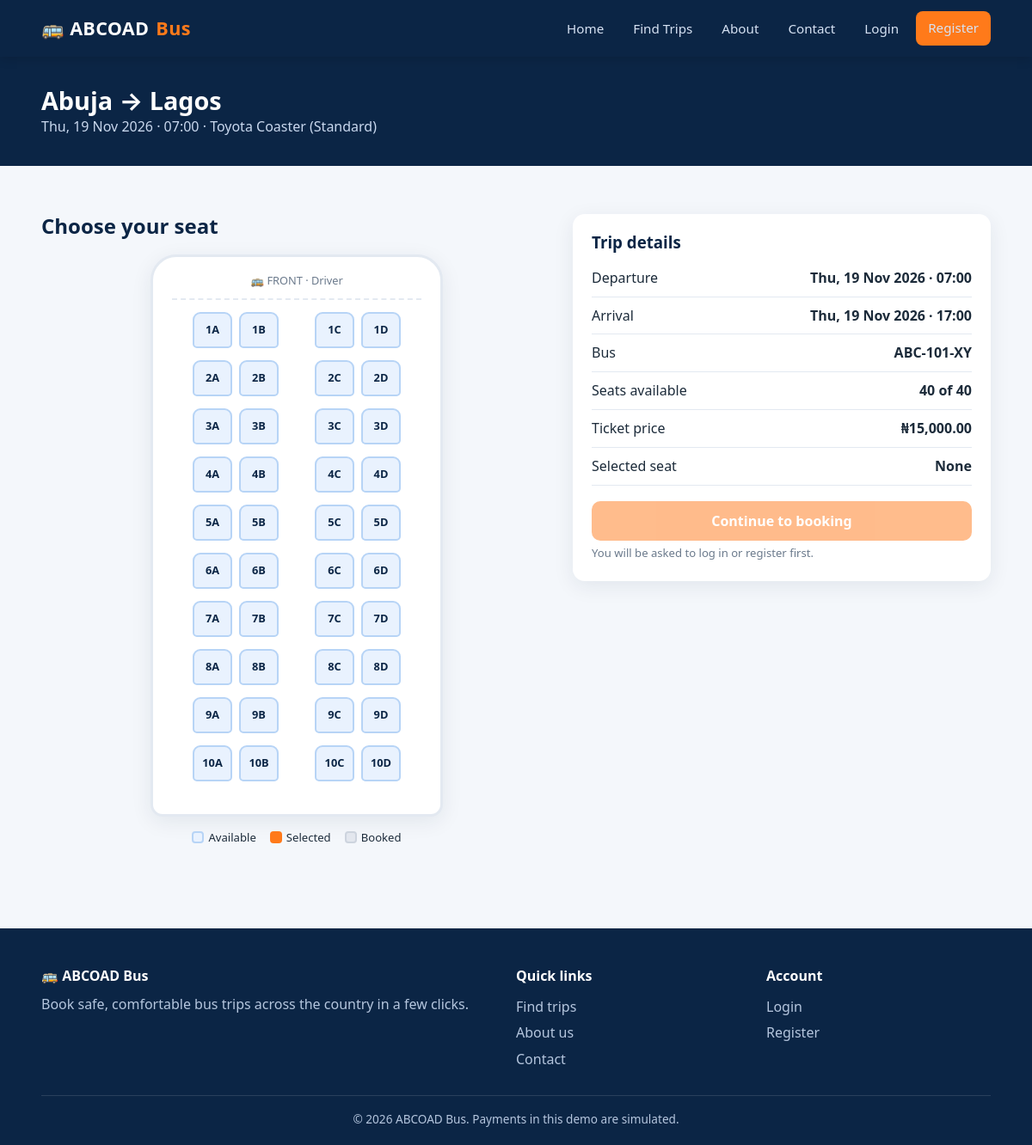
The app's page /trip.php?id=1 with its own data.
### tables this page shows
CREATE TABLE trips (
  id             INT UNSIGNED NOT NULL AUTO_INCREMENT,
  route_id       INT UNSIGNED NOT NULL,
  bus_id         INT UNSIGNED NOT NULL,
  departure_time DATETIME NOT NULL,
  arrival_time   DATETIME NOT NULL,
  price          DECIMAL(10,2) NOT NULL,
  status         ENUM('scheduled','departed','completed','cancelled') NOT NULL DEFAULT 'scheduled',
  created_at     TIMESTAMP NOT NULL DEFAULT CURRENT_TIMESTAMP,
  PRIMARY KEY (id),
  UNIQUE KEY uq_bus_departure (bus_id, departure_time),
  KEY idx_trips_search (route_id, departure_time),
  CONSTRAINT fk_trips_route FOREIGN KEY (route_id) REFERENCES routes (id) ON DELETE RESTRICT,
  CONSTRAINT fk_trips_bus FOREIGN KEY (bus_id) REFERENCES buses (id) ON DELETE RESTRICT,
  CONSTRAINT chk_trip_price CHECK (price >= 0),
  CONSTRAINT chk_trip_times CHECK (arrival_time > departure_time)
);

CREATE TABLE locations (
  id        INT UNSIGNED NOT NULL AUTO_INCREMENT,
  name      VARCHAR(100) NOT NULL,
  state     VARCHAR(100) NULL,
  is_active TINYINT(1) NOT NULL DEFAULT 1,
  PRIMARY KEY (id),
  UNIQUE KEY uq_locations_name (name)
);

CREATE TABLE buses (
  id         INT UNSIGNED NOT NULL AUTO_INCREMENT,
  bus_number VARCHAR(20)  NOT NULL,
  model      VARCHAR(100) NULL,
  bus_type   ENUM('standard','luxury','executive') NOT NULL DEFAULT 'standard',
  capacity   SMALLINT UNSIGNED NOT NULL,
  status     ENUM('active','maintenance','retired') NOT NULL DEFAULT 'active',
  created_at TIMESTAMP NOT NULL DEFAULT CURRENT_TIMESTAMP,
  PRIMARY KEY (id),
  UNIQUE KEY uq_buses_number (bus_number),
  CONSTRAINT chk_bus_capacity CHECK (capacity > 0)
);

CREATE TABLE seats (
  id          INT UNSIGNED NOT NULL AUTO_INCREMENT,
  bus_id      INT UNSIGNED NOT NULL,
  seat_number VARCHAR(10)  NOT NULL,
  PRIMARY KEY (id),
  UNIQUE KEY uq_seat_per_bus (bus_id, seat_number),
  CONSTRAINT fk_seats_bus FOREIGN KEY (bus_id) REFERENCES buses (id) ON DELETE CASCADE
);

### includes/functions.php (called while the page is built, shortened)
<?php
function e($value): string
{
    return htmlspecialchars((string)$value, ENT_QUOTES | ENT_SUBSTITUTE, 'UTF-8');
}
function url(string $path = ''): string
{
    return BASE_URL . '/' . ltrim($path, '/');
}
function money($amount): string
{
    return APP_CURRENCY . number_format((float)$amount, 2);
}
function formatDateTime(?string $dt, string $format = 'D, d M Y · H:i'): string
{
    return $dt ? date($format, strtotime($dt)) : '-';
}
function isLoggedIn(): bool
{
    return !empty($_SESSION['user_id']);
}

### includes/seat_map.php (the view, shortened to what this page needs)
<?php
$rows = [];
foreach ($seats as $s) {
    $rowNo = (int)$s['seat_number'];
    $rows[$rowNo][strtoupper(substr($s['seat_number'], -1))] = $s;
}
ksort($rows);
?>
<div class="bus-shell">
  <div class="bus-front">🚌 FRONT · Driver</div>
  <?php foreach ($rows as $rowNo => $cols): ?>
    <div class="seat-row">
      <?php foreach (['A', 'B', 'AISLE', 'C', 'D'] as $c):
        if ($c === 'AISLE') { echo '<div class="seat-aisle"></div>'; continue; }
        $s = $cols[$c]; $taken = (int)$s['taken'] > 0; ?>
        <label class="seat <?= $taken ? 'taken' : '' ?>" title="Seat <?= e($s['seat_number']) ?><?= $taken ? ' (booked)' : '' ?>">
          <span><?= e($s['seat_number']) ?></span>
        </label>
      <?php endforeach; ?>
    </div>
  <?php endforeach; ?>
</div>
<div class="legend">
  <div><i style="background:#e9f2fe;border:2px solid #b7d4f6"></i>Available</div>
  <div><i style="background:var(--orange)"></i>Selected</div>
  <div><i style="background:#e3e7ee;border:2px solid #cdd4de"></i>Booked</div>
</div>

### trip.php (shortened to what this page needs)
<?php
$pdo = getConnection();
$id = (int)($_GET['id'] ?? 0);
$st = $pdo->prepare(
    "SELECT t.*, lo.name AS origin, ld.name AS destination, b.bus_number, b.model, b.bus_type, b.capacity, r.distance_km
     FROM trips t
     JOIN routes r ON r.id = t.route_id
     JOIN locations lo ON lo.id = r.origin_id
     JOIN locations ld ON ld.id = r.destination_id
     JOIN buses b ON b.id = t.bus_id
     WHERE t.id = :id"
);
$st->execute([':id' => $id]);
$trip = $st->fetch();
$st = $pdo->prepare(
    "SELECT s.id, s.seat_number,
            (SELECT COUNT(*) FROM bookings k WHERE k.trip_id = :t AND k.seat_id = s.id AND k.status <> 'cancelled') AS taken
     FROM seats s WHERE s.bus_id = :b ORDER BY CAST(s.seat_number AS UNSIGNED), s.seat_number"
);
$st->execute([':t' => $id, ':b' => $trip['bus_id']]);
$seats = $st->fetchAll();
$free = count(array_filter($seats, fn($s) => !$s['taken']));
$bookable = $trip['status'] === 'scheduled' && strtotime($trip['departure_time']) > time();
require __DIR__ . '/includes/header.php';
?>
<div class="page-head"><div class="container">
  <h1><?= e($trip['origin']) ?> → <?= e($trip['destination']) ?></h1>
  <p><?= e(formatDateTime($trip['departure_time'])) ?> · <?= e($trip['model'] ?: 'Bus') ?> (<?= e(ucfirst($trip['bus_type'])) ?>)</p>
</div></div>
<div class="container section">
  <form method="get" action="<?= url('passenger/book.php') ?>">
    <div class="two-col">
      <div>
        <h2 class="mb">Choose your seat</h2>
        <?php require __DIR__ . '/includes/seat_map.php'; ?>
      </div>
      <div class="card">
        <h3>Trip details</h3>
        <div class="summary-row"><span>Departure</span><strong><?= e(formatDateTime($trip['departure_time'])) ?></strong></div>
        <div class="summary-row"><span>Arrival</span><strong><?= e(formatDateTime($trip['arrival_time'])) ?></strong></div>
        <div class="summary-row"><span>Bus</span><strong><?= e($trip['bus_number']) ?></strong></div>
        <div class="summary-row"><span>Seats available</span><strong><?= $free ?> of <?= count($seats) ?></strong></div>
        <div class="summary-row"><span>Ticket price</span><strong><?= money($trip['price']) ?></strong></div>
        <div class="summary-row"><span>Selected seat</span><strong id="chosen-seat">None</strong></div>
        <?php if ($bookable && $free > 0): ?>
          <button id="continue-btn" class="btn btn-orange btn-block mt" type="submit" disabled>Continue to booking</button>
          <?php if (!isLoggedIn()): ?><p class="help mt">You will be asked to log in or register first.</p><?php endif; ?>
        <?php else: ?>
          <div class="alert alert-error mt">This trip is not available for booking.</div>
        <?php endif; ?>
      </div>
    </div>
  </form>
</div>
<?php require __DIR__ . '/includes/footer.php'; ?>

### assets/css/style.css (style rules this page uses)
:root { --navy:#0b2545; --navy-2:#13315c; --blue:#1d6fd6; --orange:#ff7a1a; --orange-d:#e8650a; --bg:#f4f7fb; --card:#fff; --text:#1c2b3a; --muted:#6b7a8c; --line:#e3e9f1; --green:#18a058; --red:#d64045; --amber:#e8a317; --radius:14px; --shadow:0 6px 24px rgba(11,37,69,.08); --font:"Segoe UI",system-ui,-apple-system,Roboto,Helvetica,Arial,sans-serif; }
* { box-sizing:border-box;margin:0;padding:0 }
html { scroll-behavior:smooth }
body { font-family:var(--font);color:var(--text);background:var(--bg);line-height:1.55;-webkit-text-size-adjust:100% }
h1,h2,h3,h4 { line-height:1.2;color:var(--navy) }
.container { width:min(1140px,92%);margin-inline:auto }
.section { padding:56px 0 }
.mt { margin-top:18px }
.mb { margin-bottom:18px }
.btn { display:inline-block;border:0;cursor:pointer;font:inherit;font-weight:600;padding:11px 22px;border-radius:10px;background:var(--blue);color:#fff;transition:.15s }
.btn-orange { background:var(--orange) }
.btn-block { display:block;width:100%;text-align:center }
.btn[disabled] { opacity:.5;cursor:not-allowed;transform:none }
.page-head { background:var(--navy);color:#fff;padding:34px 0 }
.page-head h1 { color:#fff;font-size:1.8rem }
.page-head p { color:#c9d8ee }
label { display:block;font-weight:600;font-size:.9rem;margin-bottom:6px;color:var(--navy) }
.help { font-size:.82rem;color:var(--muted);margin-top:4px }
.card { background:var(--card);border-radius:var(--radius);box-shadow:var(--shadow);padding:22px }
.card h3 { margin-bottom:8px }
.bus-shell { background:var(--card);border-radius:30px 30px 14px 14px;border:3px solid var(--line);padding:18px 22px 24px;max-width:340px;margin-inline:auto;box-shadow:var(--shadow) }
.bus-front { text-align:center;color:var(--muted);font-size:.8rem;border-bottom:2px dashed var(--line);padding-bottom:10px;margin-bottom:14px }
.seat-row { display:flex;justify-content:center;gap:8px;margin-bottom:8px }
.seat-aisle { width:26px }
.seat { position:relative }
.seat span { display:grid;place-items:center;width:46px;height:42px;border-radius:9px 9px 5px 5px;font-size:.8rem;font-weight:700;border:2px solid #b7d4f6;background:#e9f2fe;color:var(--navy);cursor:pointer;transition:.12s }
.legend { display:flex;gap:16px;justify-content:center;font-size:.82rem;margin-top:14px;flex-wrap:wrap }
.legend i { display:inline-block;width:14px;height:14px;border-radius:4px;margin-right:5px;vertical-align:-2px }
.two-col { display:grid;grid-template-columns:1.1fr .9fr;gap:24px;align-items:start }
.summary-row { display:flex;justify-content:space-between;padding:9px 0;border-bottom:1px solid var(--line) }

### records on screen
trips: locations.name "Abuja", locations.name "Lagos", departure_time "Thu, 19 Nov 2026 · 07:00", bus.model "Toyota Coaster", bus.bus_type "Standard", arrival_time "Thu, 19 Nov 2026 · 17:00", bus.bus_number "ABC-101-XY", price "₦15,000.00"
seats: seat_number "1A"
seats: seat_number "1B"
seats: seat_number "1C"
seats: seat_number "1D"
seats: seat_number "2A"
seats: seat_number "2B"
seats: seat_number "2C"
seats: seat_number "2D"
seats: seat_number "3A"
seats: seat_number "3B"
seats: seat_number "3C"
seats: seat_number "3D"
seats: seat_number "4A"
seats: seat_number "4B"
seats: seat_number "4C"
seats: seat_number "4D"
seats: seat_number "5A"
seats: seat_number "5B"
seats: seat_number "5C"
seats: seat_number "5D"
seats: seat_number "6A"
seats: seat_number "6B"
seats: seat_number "6C"
seats: seat_number "6D"
seats: seat_number "7A"
seats: seat_number "7B"
seats: seat_number "7C"
seats: seat_number "7D"
seats: seat_number "8A"
seats: seat_number "8B"
seats: seat_number "8C"
seats: seat_number "8D"
seats: seat_number "9A"
seats: seat_number "9B"
seats: seat_number "9C"
seats: seat_number "9D"
seats: seat_number "10A"
seats: seat_number "10B"
seats: seat_number "10C"
seats: seat_number "10D"

### other values on screen
$free "40"
count($seats) "40"
APP_NAME "ABCOAD Bus"
